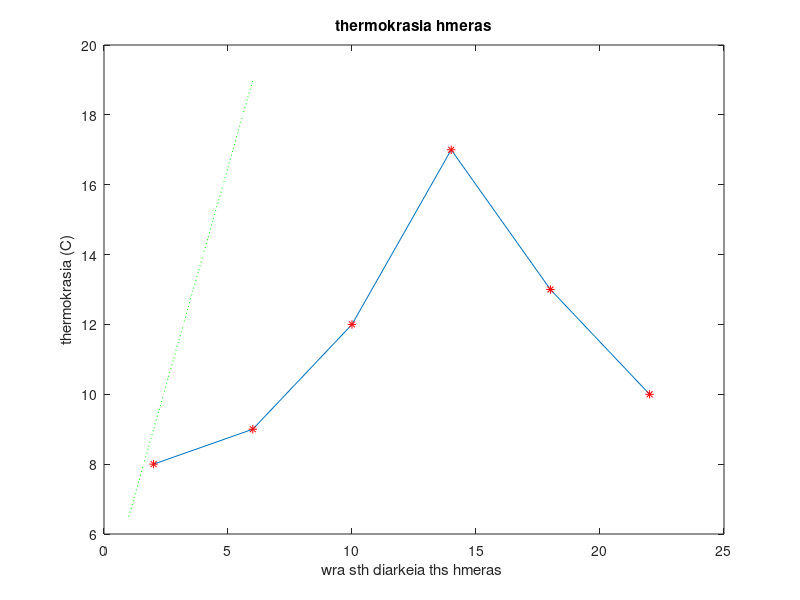

MATLAB code to generate this figure: (Note: this script raises an error after producing the figure.)
%% ECE220 - ARI8MHTIKH ANALYSH
%% ERGASTHRIO 1
%% ONOMA:
%% AEM:
%% TMHMA:
%% EMAIL:

diary 2020.03.09.txt %% anoigma arxeioy poy apouhkeyei oti grafetai/emfanizetai sto command window. 
           %% Sto telos toy script kleinoyme to arxeio me thn entolh diary off 

%STAQERES TOU MATLAB/Octave
pi

i

%STAQERES TOY SYSTHMATOS MESA APO TO MATLAB
realmin

realmax

%MERIKES ENSWMATWMENES SYNARTHSEIS
sqrt(4)

exp(1)

log(ans)

sind(30)

sin(pi/6)

4*atan(1)

%EMFANISH ARIQMWN STO COMMAND WINDOW 
pi
format long
pi
format short e
pi
format long e
exp(1)
format short

%EKXORHSH TIMON SE METABLHTES
x=0.001
y=5-8

z = x+y

x=3
z

%OLES OI METABLHTES STO MATLAB EINAI PINAKES!
x = [-4 3.2 5 -9 6.1]   % METABLHTH ORIZONTIO DIANYSMA

%ORISMOS DIANYSMATOS STHLHS
c1=[1;2;3;4;5]
xx = [11 22 33 44]'
c2=x'

%POLLAPLASIASMOS DIANYSMATOS ME ARIQMO

0.5*x

%PROSQESH ARIQMOY SE DIANYSMA (SE KAQE STOIXEIO TOY DIANYSMATOS)

1.2 + x

%PRAJEIS METAJY DIANYSMATWN
y=2*x+4
x+y;
x-y;

%x*y
x.*y
x/y
x./y

%EYRESH PLHQOYS STOIXEION DIANYSMATOS
a= length(x) 

b= length(y)

%ALLOI TROPOI ORISMOU DIANYSMATWN


%DIANYSMA TOU OPOIOU TA STOIXEIA DIAFEROUN KATA BHMA ME SYGKEKRIMMENO
%MEGE8OS
x = [2:2:27]    
length(x)

%DIANYSMA TA STOIXEIA TOU OPOIOU EINAI EPILEGMENA STOIXEIA ALLOU DIANYSMATOS
x2(1) = x(3)
x2(2) = x(6)
length(x2)
x1 = x(2:2:10)    
length(x1)


%ORISMOS DIANYSMATOS ME for loop 
for k =1:1:10
  y(k) = k*2.5;   
end

%EYKLEIDEIO MHKOS DIANYSMATOS
mhkos = norm(y,2)

%SYNARTHSEIS DIANYSMATWN
min(x)
max(y)
mean(x1)

%GRAFIKES PARASTASEIS 
therm = [8 9 12 17 13 10]
x = [2 6 10 14 18 22];
b=length(therm)

plot(x,therm)
%axis([1 6 50 63])
xlabel ('wra sth diarkeia ths hmeras ')
ylabel ('thermokrasia (C)')
title ('thermokrasia hmeras')
hold on
plot(x,therm, '*r')
hold off
xx=[1:0.2:6]
yy = 2.5*xx+4 

hold on
plot(xx,yy, ':g')
hold off

%% ORISMOS SYNARTHSHS STO MATLAB

%% PARADEIGMA KLHSHS THS SYNARTHSHS s = st_pin(A,i,j),H OPOIA 
%% DEXETAI SAN ORISMA ENA PINAKA A KAI MIA QESH TOU PINAKA
%% KAI EPISTREFEI TO ANTISTOIXO SHMEIO

d=[1 2 3; 4 5 6]
s1=st_pin(d,2,3)



%ASKHSH 1
%Oriste ena dianysma y me 18 stoixeia, pou kaqe tou stoixeio einai iso me to 
%triplasio ths qeshs toy meion 9.

y = [1:18]*3-9

%ASKHSH 2
%Ypologiste th 2h dynamh twn stoixeiwn tou y me mia entolh.
d = y.^2

%ASKHSH 3
%Ypologiste to eswteriko ginomeno tou dianysmatos y me ton eayto tou me mia entolh.
eg=y*y'

%ASKHSH 4
%Ypologiste thn eykleidia norma tou y xrhsimopoiwntas thn synarthsh norm.
%Ti sxesh exei to nor2 me thn timh ths eg?
nor2 = norm(y,2)

%ASKHSH 5 
%Kante th grafikh parastash twn zevgariwn (y(i),d(i)), i=1,2,3,....
%Balte labels kai titlo sth grafikh parastash.
plot(y,d,'*r')
xlabel ('times dianysmatos y ')
ylabel ('times dianysmatos d')
title ('y vs d')

diary off
